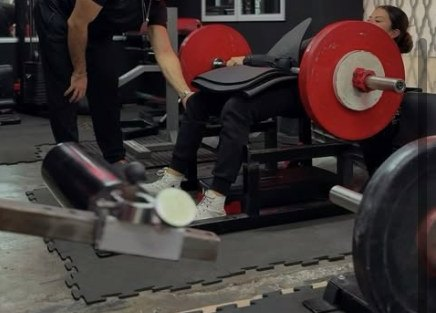
#> input picture clientes/cryzz-yovany/casos/foto-coach-clienta.jpg, 436 x 313 px
$ python -i carrusel.py   (imports and definitions only)
#> lines starting #> are read from the running program, lines starting #| are printed output that depends on the picture
#!/usr/bin/env python3
"""Genera carruseles de Instagram (1080x1350) a partir de tus fotos y un guion JSON.

Uso:
    python3 generador/carrusel.py ejemplos/conexion.json
    python3 generador/carrusel.py ejemplos/*.json

Cada JSON define un carrusel:
    {
      "nombre": "conexion-origen",
      "estilo": "doble" | "cierre" | "subtitulo" | "tarjeta" | "titular",
      "contador": true,
      "slides": [
        {"foto": "fotos/01.jpg", "texto": "Frase de la slide"},
        ...
      ]
    }

Estilos (calcados de las referencias). Cada slide puede sobrescribir el estilo con "estilo":
  doble     -> CONEXIÓN "reflejo". Dos fotos apiladas, frase centrada en cada una.
               slide: {"arriba": {"foto", "texto"}, "abajo": {"foto", "texto"}}
  cierre    -> Una foto oscurecida con el mensaje final centrado.
  dibujo    -> CONEXIÓN humor. Dos viñetas con efecto cómic + frase gruesa con contorno negro abajo.
  caja      -> CONEXIÓN "Te juzgan". Dos fotos + texto a la izquierda en caja oscura translúcida arriba.
  subtitulo -> CONEXIÓN. Foto a pantalla completa + una frase tipo subtítulo abajo.
  tarjeta   -> VENTA / PRUEBA. Fondo blanco, titular arriba, foto centrada, remate abajo.
  titular   -> CALENTAMIENTO / VALOR. Foto oscurecida + etiqueta de color + titular grande arriba.

Las fotos se recortan solas al centro (4:5). Las rutas de foto son relativas a la raíz del repo.
Salida: salida/<nombre>/01.png, 02.png, ...
"""
import json
import sys
from pathlib import Path

from PIL import Image, ImageDraw, ImageFilter, ImageFont, ImageOps

IDIOMA = None  # idioma activo cuando los textos vienen como {"es": ..., "en": ...}


# [5 lines left out: function t, not called in this run]


RAIZ = Path(__file__).resolve().parent.parent
FUENTES = Path(__file__).resolve().parent / "fuentes"
W, H = 1080, 1350
BLANCO = (255, 255, 255)
NEGRO = (17, 17, 17)


def fuente(peso, tam):
    return ImageFont.truetype(str(FUENTES / f"Inter-{peso}.otf"), tam)


# [135 lines left out: functions abrir_foto, partir, bloque, degradado, contador, slide_subtitulo and 2 more, not called in this run]


def oscurecer(img, opacidad):
    return Image.blend(img, Image.new("RGB", img.size, (0, 0, 0)), opacidad)


# [18 lines left out: functions slide_doble, slide_cierre, not called in this run]


def dibujo(img):
    """Efecto ilustración suave: piel y superficies lisas, color vivo y contornos finos y discretos."""
    try:
        import cv2
        import numpy as np
    except ImportError:
        return img
    a = cv2.cvtColor(np.array(img), cv2.COLOR_RGB2BGR)
#> a is the input picture: shape (313, 436, 3); mean B, G, R 52.1, 53.4, 63.6
    base = a.copy()
    for _ in range(3):
        base = cv2.bilateralFilter(base, 9, 35, 7)
    pintado = cv2.stylization(base, sigma_s=30, sigma_r=0.25)
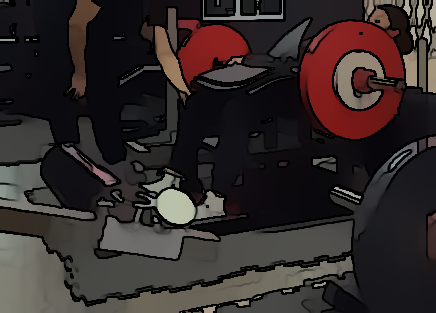
#> pintado: shape (313, 436, 3); mean B, G, R 40.9, 41.7, 50.2
    res = pintado.astype("float32") * 0.6 + base.astype("float32") * 0.4
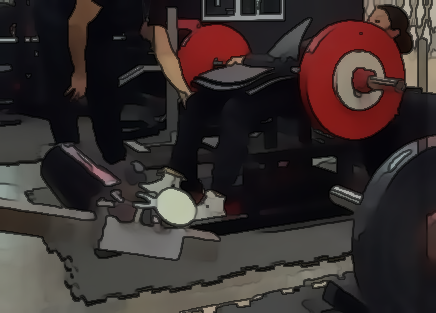
#> res: shape (313, 436, 3) float32; mean B, G, R 45.4, 46.4, 55.6
    gris = cv2.GaussianBlur(cv2.cvtColor(a, cv2.COLOR_BGR2GRAY), (5, 5), 0)
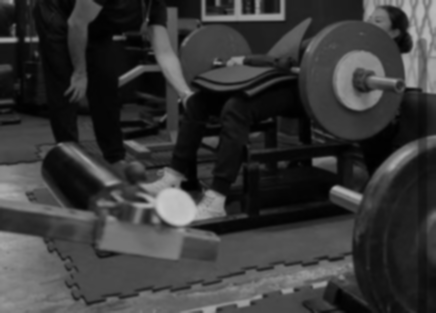
#> gris: shape (313, 436); min 0, max 201, mean 56.3
    bordes = cv2.GaussianBlur(cv2.Canny(gris, 70, 160), (3, 3), 0).astype("float32")[..., None] / 255 * 0.35
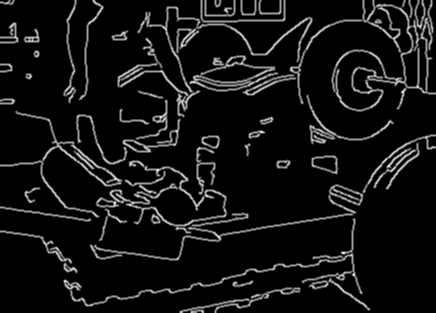
#> bordes: shape (313, 436, 1) float32; min 0, max 0.284, mean 0.0205; drawn with min black and max white
    res = res * (1 - bordes) + 30 * bordes
    hsv = cv2.cvtColor(np.clip(res, 0, 255).astype("uint8"), cv2.COLOR_BGR2HSV).astype("float32")
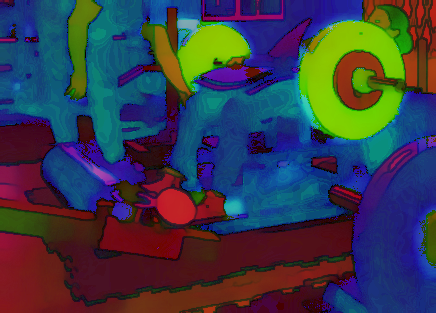
#> hsv: shape (313, 436, 3) float32; mean B, G, R 74.5, 59.1, 56.6
    hsv[..., 1] = np.clip(hsv[..., 1] * 1.15, 0, 255)
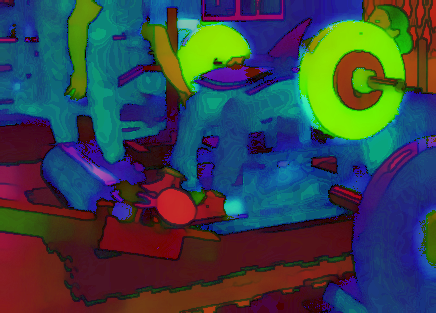
#> hsv: shape (313, 436, 3) float32; mean B, G, R 74.5, 68, 56.6
    hsv[..., 2] = np.clip(hsv[..., 2] * 1.06 + 6, 0, 255)
    return Image.fromarray(cv2.cvtColor(hsv.astype("uint8"), cv2.COLOR_HSV2RGB))


# [114 lines left out: functions slide_dibujo, slide_caja, slide_tarjeta, slide_titular, not called in this run]


# ---------- estilo "oscuro" (fondo negro texturizado + cabecera de perfil + acentos amarillos) ----------
#
# Marcado en los textos:  [palabras] = amarillo en negrita · **palabras** = blanco en negrita
# Párrafos separados con \n\n. Cada slide lleva "tipo": portada | punto | cta.

AMARILLO = (247, 230, 50)
PERFIL = {}  # se rellena desde el JSON: {"nombre", "usuario", "foto", "foco"}


# [160 lines left out: functions fondo_oscuro, recorte_cara, avatar, verificado, cabecera, trozos and 2 more, not called in this run]


def pie_desliza(d, texto):
    d.text((W // 2, H - 120), texto, font=fuente("Regular", 34), fill=(225, 225, 225), anchor="ma")


# [54 lines left out: function slide_oscuro, not called in this run]


# ---------- estilo "caso" (venta): mismo fondo oscuro + antes/después, listas ✗/✓ y ficha de resultados ----------

NARANJA = (232, 140, 60)
ROJO = (226, 60, 60)
VERDE = (60, 190, 90)


# [97 lines left out: functions chip, antes_despues, marca, lista, ficha, contenido_caso and 1 more, not called in this run]


ESTILOS = {"caso": slide_caso, "oscuro": slide_oscuro, "dibujo": slide_dibujo, "caja": slide_caja, "doble": slide_doble, "cierre": slide_cierre, "subtitulo": slide_subtitulo, "tarjeta": slide_tarjeta, "titular": slide_titular}


# [24 lines left out: functions generar, generar_idioma, not called in this run]


# [5 lines not run here, left out]

>>> import cv2
>>> picture = cv2.cvtColor(cv2.imread('../clientes/cryzz-yovany/casos/foto-coach-clienta.jpg'), cv2.COLOR_BGR2RGB)
>>> result = dibujo(picture)
